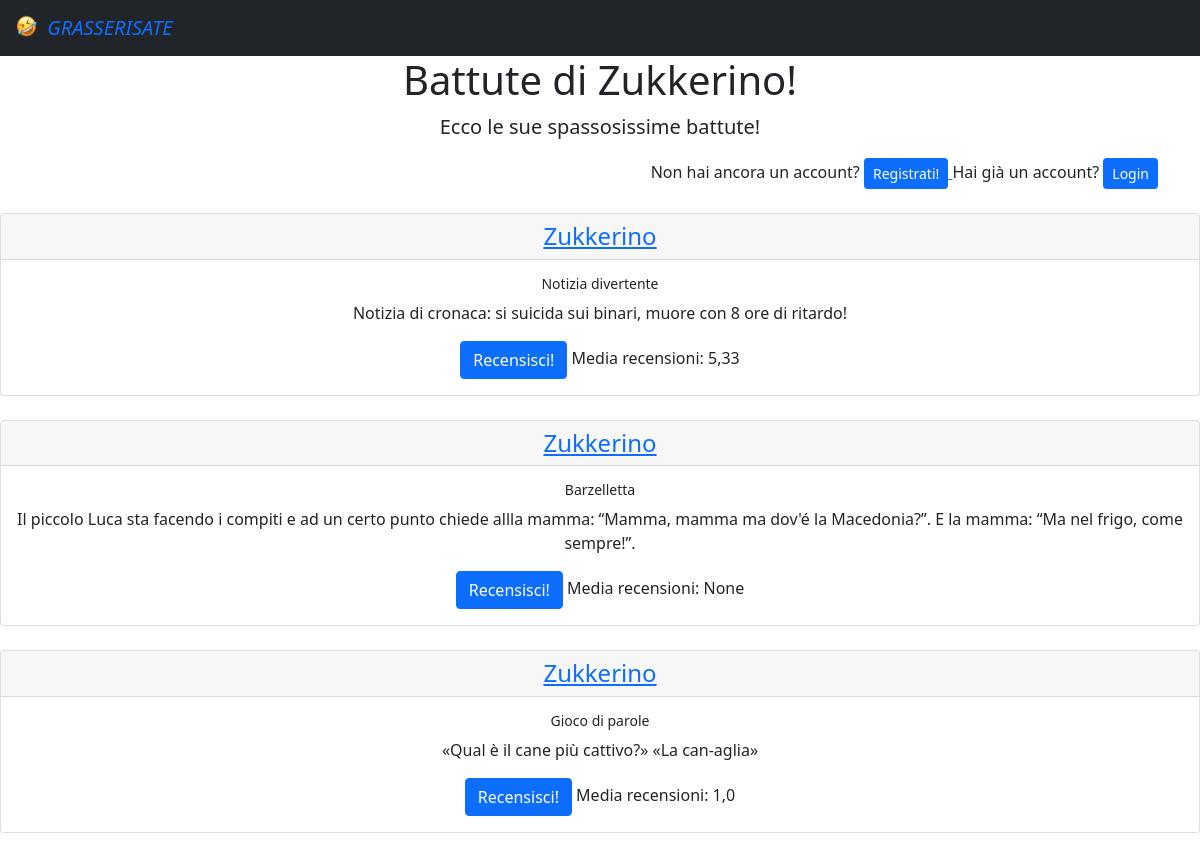
Page /battutes/3 on the earlier database version.
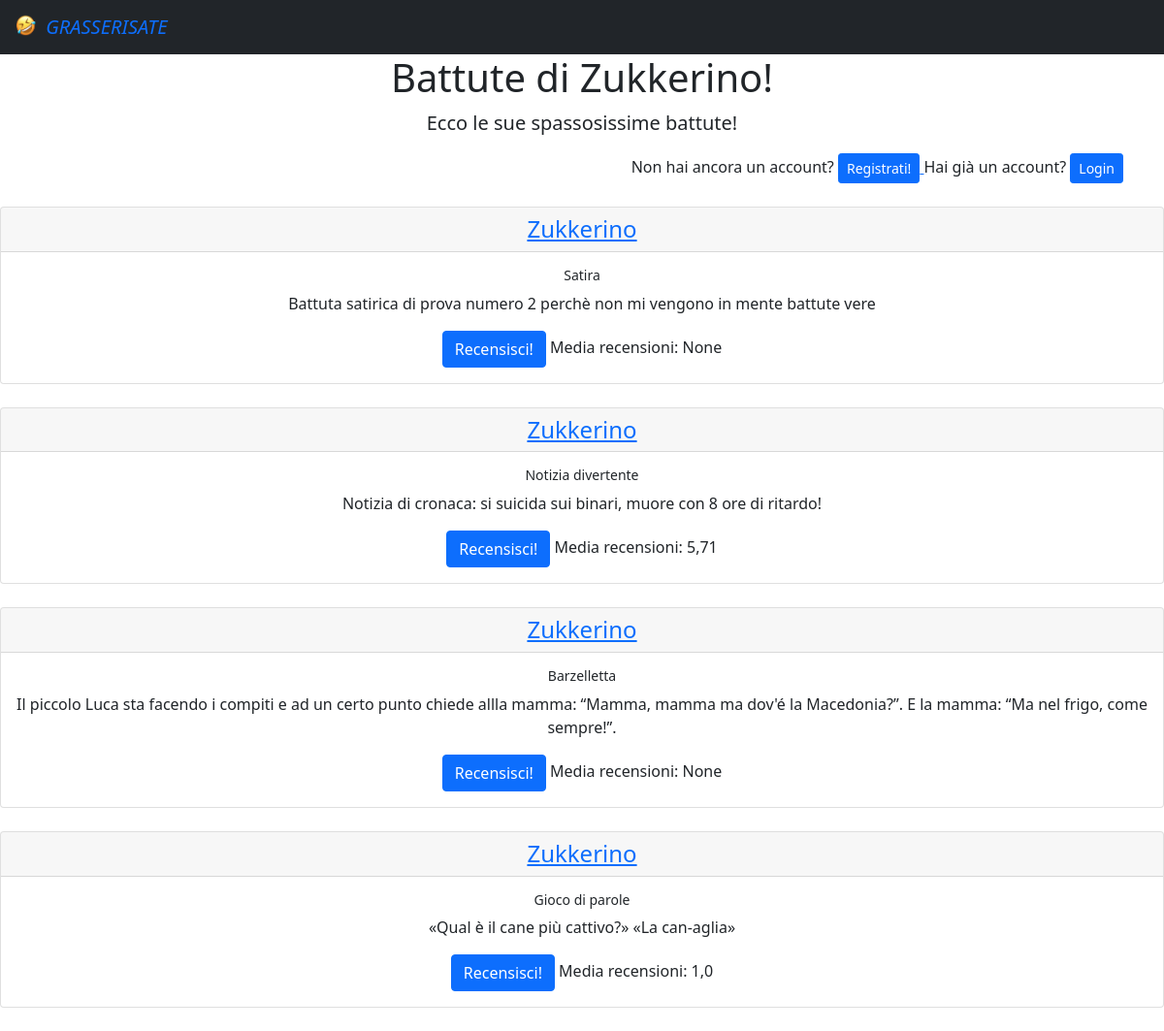
Same page on the later database version.
### esame/models.py (models this page shows, shortened)
class Battute(models.Model):
    testo = models.TextField(default="")
    utente = models.ForeignKey(User, on_delete=models.CASCADE, related_name='utentebat')
    tempo = models.DateTimeField(auto_now=True)
    tipo = models.CharField(choices=SCELTE, default='bar', max_length=25)
    @property
    def calcola_media(self):
        media_tupla = self.battutarec.all().aggregate(Avg('voto'))
        media_lunga = media_tupla['voto__avg']
        if type(media_lunga) is NoneType:
            media = media_lunga
        else:
            media = round(media_lunga, 2)
        return media

### esame/views.py (the view)
# urls.py: path("battutes/<int:pk>", views.BattuteProfilo.as_view(),name='battute_profilo')
class BattuteProfilo(ListView):
    template_name = "battute_profilo.html"
    model = Battute
    def get_queryset(self):
        qs = Battute.objects.filter(utente_id=self.kwargs['pk']).order_by('-tempo')
        return qs
    def get_context_data(self, *, object_list=None, **kwargs):
        context = super(BattuteProfilo, self).get_context_data(**kwargs)
        context['nickname'] = User.objects.filter(id=self.kwargs['pk']).get().username
        if self.request.user.id == self.kwargs['pk']:
            context['puo_recensire'] = False
        else:
            context['puo_recensire'] = True
        return context

### templates/battute_profilo.html (shortened to what this page needs)
<html lang="en">
{% extends 'base.html' %}
{% block contenuto %}
    <div class="container">
        <h1> <div style="text-align: center;"> Battute di {{ nickname }}!</div></h1>
        <p class="lead" style="text-align:center">
            Ecco le sue spassosissime battute!
        </p>
        {% if user.is_authenticated %}
            <div style="text-align:right">
                <a href='{% url 'logout' %}'>
                    <button type="button" class="btn btn-danger">
                        Logout
                    </button>
                </a>
                         </div>
        {% else %}
            <div style="text-align:right">
            Non hai ancora un account?
            <a href="{% url  "registrazione"%}">
                    <button type="button" class="btn btn-primary btn-sm">
                        Registrati!
                    </button>
                </a>
                Hai già un account?
            <a href="{% url  "login"%}">
                    <button type="button" class="btn btn-primary btn-sm">
                        Login
                    </button>
                </a>
            </div>
            </div>
        {% endif %}
    <br>
    <div style="text-align:center">
        {% for b in object_list %}
            <div class="card">
                <h4 class="card-header"> <a href="{% url "profilo" pk=b.utente_id %}"> {{ b.utente }}  </a> </h4>
                <div class="card-body">
                    <h6 class="card-title" > <small>{{ b.tipo }}</small>  </h6>
                    <p class="card-text"> {{ b.testo }} </p>
                    {% if puo_recensire %}
                        <a href="{% url "aggiungi_recensione" pk=b.id %}" class="btn btn-primary">Recensisci!</a>
                    {% endif %}
                    Media recensioni: {{ b.calcola_media}}
                </div>
            </div>
            <br>
        {%  endfor %}
    </div>
{% endblock %}

Differences in the rows shown:
added Battute: utente "Zukkerino", tipo "Satira", testo "Battuta satirica di prova numero 2 perchè non mi vengono in mente battute vere", calcola_media "None"
computed for Battute "Notizia di cronaca: si suicida sui binari, muore con 8 ore di ritardo!": calcola_media "5,33" → "5,71"
